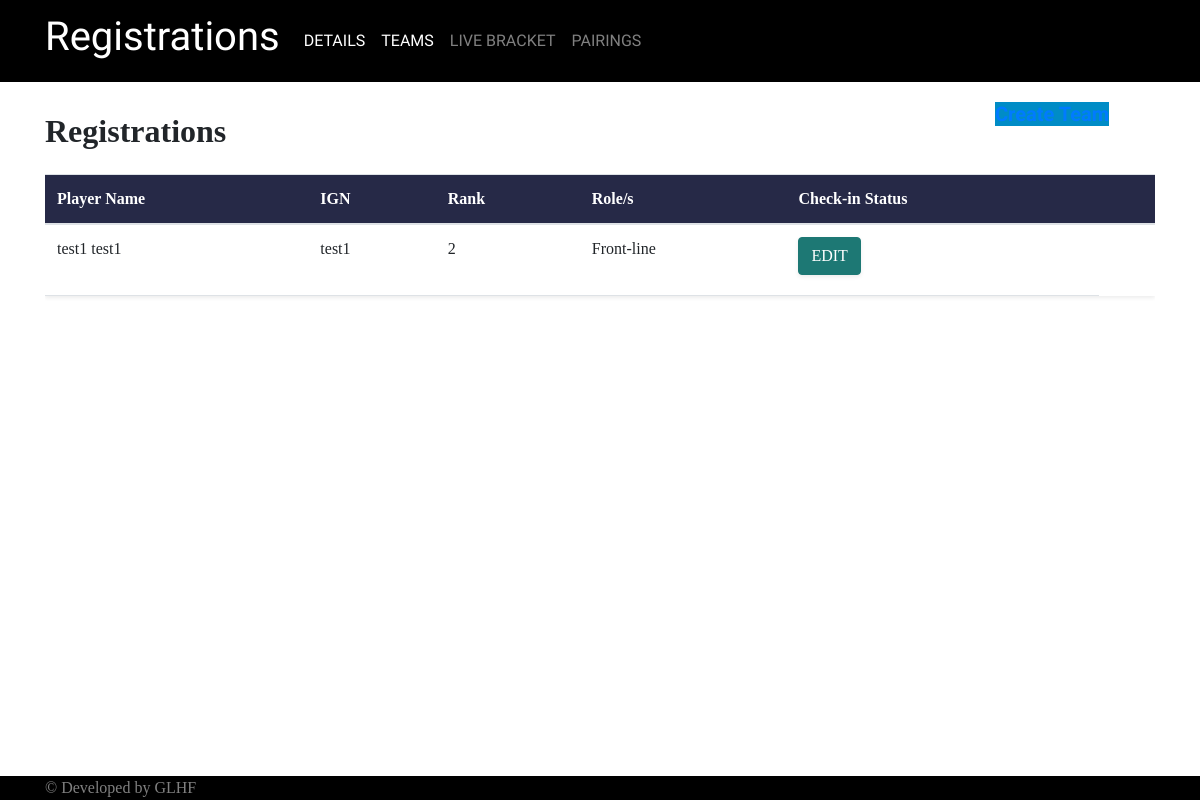
Page /registrations/ on the earlier database version.
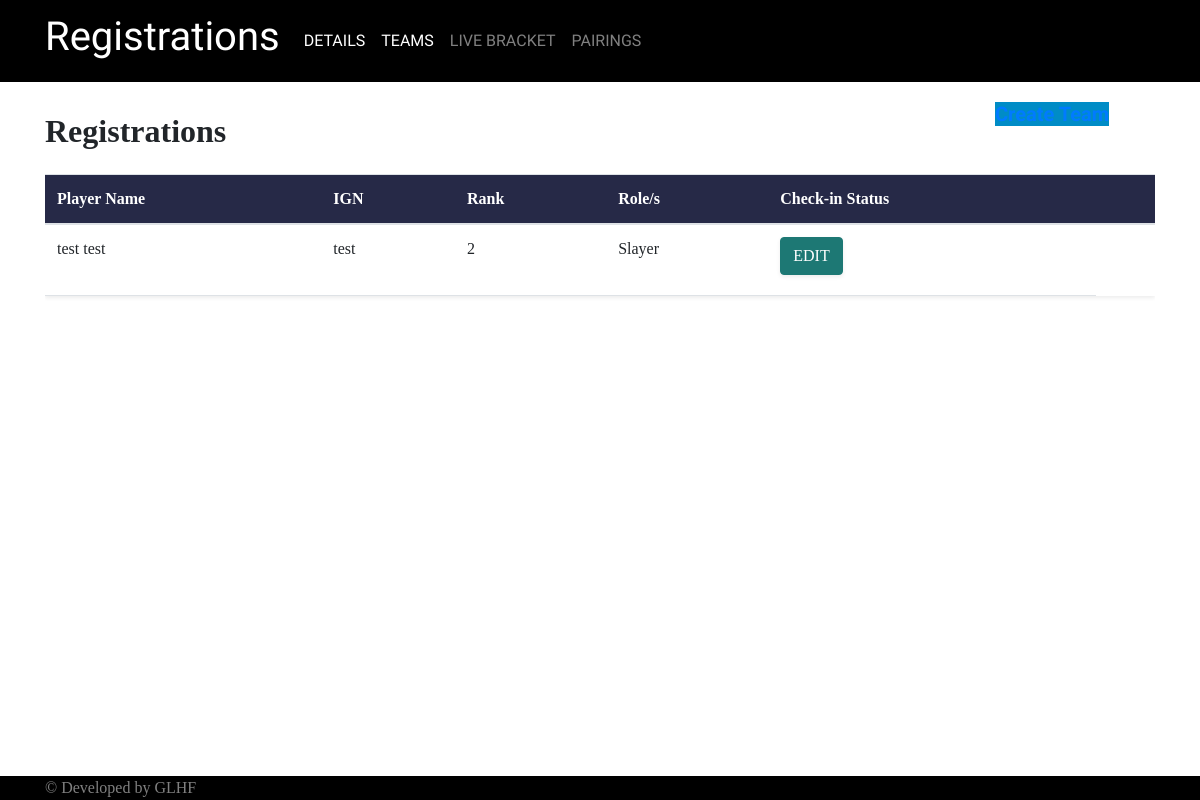
Same page on the later database version.
### SplatourneyApp/models.py (models this page shows, shortened)
class Player(models.Model):
    player_ID=models.BigAutoField(primary_key=True)
    player_in_game_name=models.CharField(max_length=20)
    player_fname=models.CharField(max_length=20)
    player_lname=models.CharField(max_length=20)
    player_dc_id=models.CharField(max_length=15)
    player_fc=models.CharField(max_length=14)
    player_rank=models.CharField(max_length=5)
    player_role=models.CharField(max_length=10)
    player_type=models.CharField(max_length=10, default="member")
    player_checkin_status=models.CharField(max_length=20)
    objects = models.Manager()
    Team_ID = models.ForeignKey(Team, blank=True, null=True, on_delete=models.CASCADE)
    def getPlayer_in_game_name(self):
        return self.player_in_game_name
    def getPlayerFullName(self):
        return f'{self.player_fname} {self.player_lname}'
    def getPlayerRank(self):
        return self.player_rank
    def getPlayerRole(self):
        return self.player_role

### SplatourneyApp/views.py (the view)
# urls.py: path('registrations/', views.view_registrations, name='view_registrations'),
def view_registrations(request):
    Player_objects = Player.objects.all()
    return render(request, 'SplatourneyApp/registrations.html', {'Player': Player_objects})

### SplatourneyApp/templates/SplatourneyApp/registrations.html
{% extends 'splatourneyApp/base.html' %}
{% load static %}
{% block title %} <h1> Registrations </h1> {% endblock %}
{% block navbar %}
  <li class="nav-item active">
    <a class="nav-link" href="{% url 'tournament_details' %}">DETAILS <span class="sr-only">(current)</span></a>
  </li>
  <li class="nav-item active">
    <a class="nav-link" href="{% url 'view_registrations' %}">TEAMS</a>
  </li>
  <li class="nav-item">
    <a class="nav-link" href="#">LIVE BRACKET</a>
  </li>
  <li class="nav-item">
    <a class="nav-link" href="{% url 'pairing_screens' %}">PAIRINGS</a>
  </li>
{% endblock %}
    {% block content %}
    <body>
        <div class="row">
            <div class = "col-10">
                <h2 class="mt-3 mb-4" style="font-weight: bold; text-align: left;">Registrations</h2>
            </div>
            <div class = "col-2">
                <a href="{% url 'create_team' %}"  class="button"> Create Team </a>
            </div>
        </div>
        <div class="table-responsive" style="max-height: 500px;">
            <table class="table table-hover shadow-sm" style="background-color: #FFFFFF;">
                <thead>
                    <tr>
                        <th class="table-dark" style="background-color: #262947" scope="col"> Player Name </th>
                        <th class="table-dark" style="background-color: #262947" scope="col"> IGN </th>
                        <th class="table-dark" style="background-color: #262947" scope="col"> Rank </th>
                        <th class="table-dark" style="background-color: #262947" scope="col"> Role/s </th>
                        <th class="table-dark" style="background-color: #262947" scope="col"> Check-in Status </th>
                        <th class="table-dark" style="background-color: #262947" scope="col"> </th>
                    </tr>
                </thead>
                <tbody class="table-group-divider">
                    {% for p in Player %}
                        <tr>
                                    <td> {{ p.getPlayerFullName }} </td>
                                    <td> {{ p.getPlayer_in_game_name }} </td>
                                    <td> {{ p.getPlayerRank }} </td>
                                    <td> {{ p.getPlayerRole }}
                            <td>
                                <div class="row gy-2 gx-2 mb-2">
                                    <div class="col-auto">
                                        <a href="#" class="btn btn-dark shadow-sm" style="background-color: #1D7874; border-color: #1D7874;"> EDIT </a>
                                    </div>
                                </div>
                            </td>
                        </tr>
                    {% endfor %}
                </tbody>
            </table>
        </div>
    </body>
    {% endblock %}

### SplatourneyApp/templates/SplatourneyApp/base.html (shortened to what this page needs)
<!DOCTYPE html>
<html lang="en">
  <head>
    <link rel ="stylesheet" href ="splatourney.css">
    <link rel="stylesheet" href="bootstrap/css/bootstrap.min.css">
    <link
      rel="stylesheet"
      href="https://cdn.jsdelivr.net/npm/bootstrap@4.6.2/dist/css/bootstrap.min.css"
    />
    <link rel ="stylesheet" href="../static/css/splatourney.css">
  </head>
  <body>
    <header class="navbar fixed-top navbar-expand-lg navbar-dark bg-custom" style="background-color: black;">
        <div class="container bg-image">
            <a class="navbar-brand" href="#">{% block title %}{% endblock%}</a>
            <div class="navbar-collapse collapse w-100 order-3 dual-collapse2">
                <ul class="navbar-nav mr-auto">
                  {% block navbar %}{% endblock%}
                </ul>
            </div>
        </div>
    </header>
   <div class="container mb-5 pb-5">
    {% block content %} <p>hi</p> {% endblock%}
   </div>
    </body>
    <footer class="footer bg-custom fixed-bottom justify-content-center" style="background: black;">
        <div class="container">
            <div style="color: grey;">&copy; Developed by GLHF</div>
        </div>
    </footer>

### SplatourneyApp/static/css/splatourney.css (style rules this page uses)
:root { --splatpink: #EF216C; --splatteal: #008CC6; }
body { background-image:url('../images/Background.webp'); background-size: cover; font-family: 'Trebuchet MS'; position: relative; margin: 0; padding-top: 6rem; min-height: 100%; padding-top: 8%; }
.button { background-color: var(--splatteal); font-family: 'Oswald'; font-style: normal; font-weight: 700; font-size: 20px; line-height: 37px; }
.navbar { font-family: 'Oswald'; }

Differences in the rows shown:
removed Player: getPlayerFullName "test1 test1", getPlayer_in_game_name "test1", getPlayerRank "2", getPlayerRole "Front-line"
added Player: getPlayerFullName "test test", getPlayer_in_game_name "test", getPlayerRank "2", getPlayerRole "Slayer"
